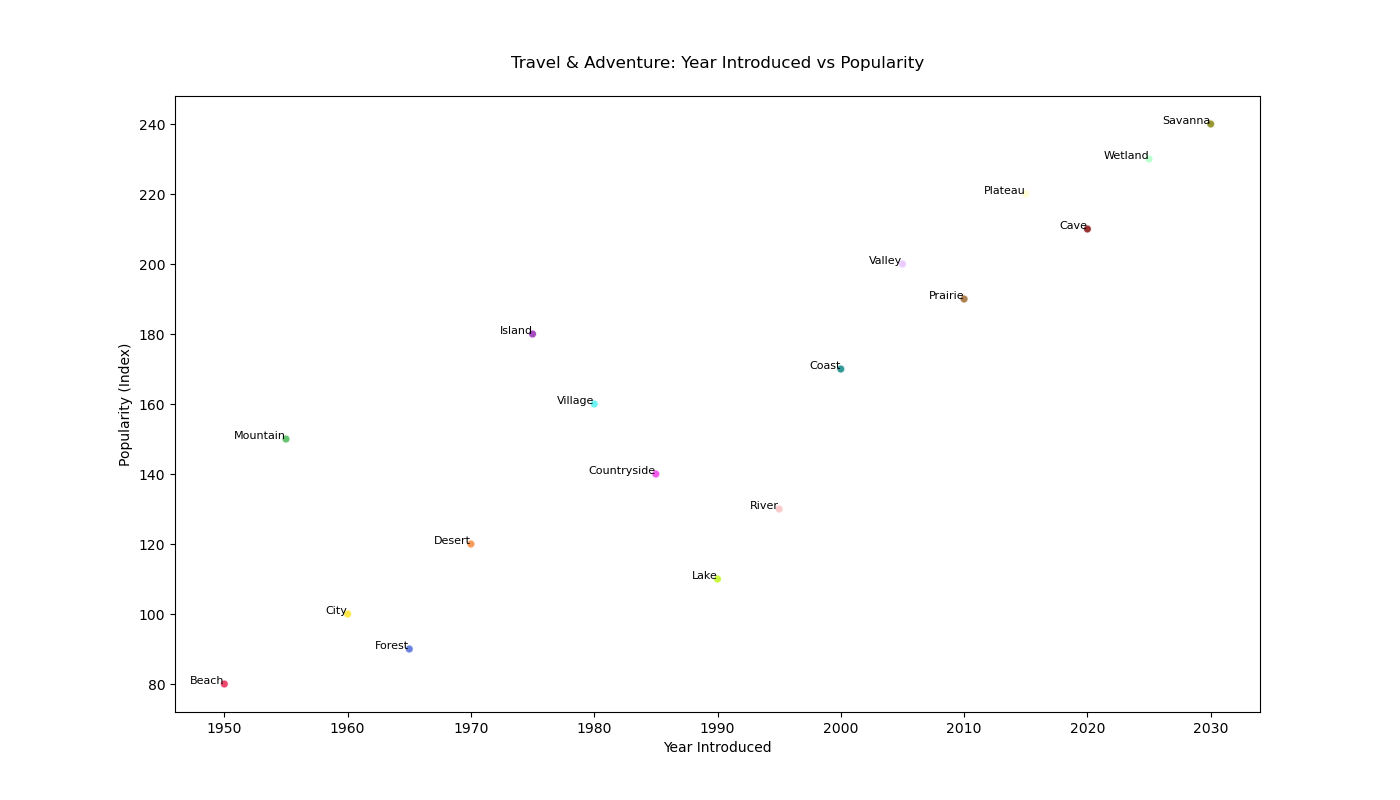

The script that drew this image:

import matplotlib.pyplot as plt

# Data
categories = [
    "Beach", "Mountain", "City", "Forest", "Desert", "Island", 
    "Village", "Countryside", "Lake", "River", "Coast", "Valley", 
    "Prairie", "Plateau", "Cave", "Wetland", "Savanna"
]
years = [1950, 1955, 1960, 1965, 1970, 1975, 1980, 1985, 1990, 1995, 2000, 2005, 2010, 2015, 2020, 2025, 2030]
popularity = [80, 150, 100, 90, 120, 180, 160, 140, 110, 130, 170, 200, 190, 220, 210, 230, 240]

# Scatter plot
fig, ax = plt.subplots(figsize=(14, 8))  # Adjusted width and height of the chart
scatter = ax.scatter(
    years,
    popularity,
    alpha=0.8,
    c=[
        '#e6194B', '#3cb44b', '#ffe119', '#4363d8', '#f58231',
        '#911eb4', '#46f0f0', '#f032e6', '#bcf60c', '#fabebe',
        '#008080', '#e6beff', '#9a6324', '#fffac8', '#800000',
        '#aaffc3', '#808000'
    ],
    edgecolors='w'
)

# Customizing the looks of the plot
ax.set_title('Travel & Adventure: Year Introduced vs Popularity', pad=20)
ax.set_xlabel('Year Introduced')
ax.set_ylabel('Popularity (Index)')

# Adding the category names as labels next to each point
for i, category in enumerate(categories):
    ax.annotate(category, (years[i], popularity[i]), fontsize=8, ha='right')

plt.show()
